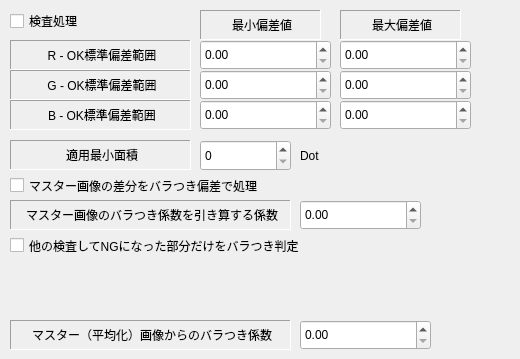
     <widget class="QWidget" name="tab_13">
      <attribute name="title">
       <string>バラツキ</string>
      </attribute>
      <widget class="QLabel" name="label_101">
       <property name="geometry">
        <rect>
         <x>10</x>
         <y>100</y>
         <width>181</width>
         <height>30</height>
        </rect>
       </property>
       <property name="frameShape">
        <enum>QFrame::Panel</enum>
       </property>
       <property name="frameShadow">
        <enum>QFrame::Sunken</enum>
       </property>
       <property name="text">
        <string>B - OK標準偏差範囲</string>
       </property>
       <property name="alignment">
        <set>Qt::AlignCenter|Qt::AlignHCenter|Qt::AlignLeading|Qt::AlignLeft|Qt::AlignVCenter</set>
       </property>
      </widget>
      <widget class="QLabel" name="label_100">
       <property name="geometry">
        <rect>
         <x>10</x>
         <y>70</y>
         <width>181</width>
         <height>30</height>
        </rect>
       </property>
       <property name="frameShape">
        <enum>QFrame::Panel</enum>
       </property>
       <property name="frameShadow">
        <enum>QFrame::Sunken</enum>
       </property>
       <property name="text">
        <string>G - OK標準偏差範囲</string>
       </property>
       <property name="alignment">
        <set>Qt::AlignCenter|Qt::AlignHCenter|Qt::AlignLeading|Qt::AlignLeft|Qt::AlignVCenter</set>
       </property>
      </widget>
      <widget class="QLabel" name="label_45">
       <property name="geometry">
        <rect>
         <x>10</x>
         <y>40</y>
         <width>181</width>
         <height>30</height>
        </rect>
       </property>
       <property name="frameShape">
        <enum>QFrame::Panel</enum>
       </property>
       <property name="frameShadow">
        <enum>QFrame::Sunken</enum>
       </property>
       <property name="text">
        <string>R - OK標準偏差範囲</string>
       </property>
       <property name="alignment">
        <set>Qt::AlignCenter|Qt::AlignHCenter|Qt::AlignLeading|Qt::AlignLeft|Qt::AlignVCenter</set>
       </property>
      </widget>
      <widget class="QCheckBox" name="checkBoxVariationMode">
       <property name="geometry">
        <rect>
         <x>10</x>
         <y>10</y>
         <width>131</width>
         <height>22</height>
        </rect>
       </property>
       <property name="text">
        <string>検査処理</string>
       </property>
      </widget>
      <widget class="QDoubleSpinBox" name="doubleSpinBoxVariationRL">
       <property name="geometry">
        <rect>
         <x>200</x>
         <y>40</y>
         <width>131</width>
         <height>30</height>
        </rect>
       </property>
      </widget>
      <widget class="QDoubleSpinBox" name="doubleSpinBoxVariationRH">
       <property name="geometry">
        <rect>
         <x>340</x>
         <y>40</y>
         <width>131</width>
         <height>30</height>
        </rect>
       </property>
      </widget>
      <widget class="QDoubleSpinBox" name="doubleSpinBoxVariationGH">
       <property name="geometry">
        <rect>
         <x>340</x>
         <y>70</y>
         <width>131</width>
         <height>30</height>
        </rect>
       </property>
      </widget>
      <widget class="QDoubleSpinBox" name="doubleSpinBoxVariationGL">
       <property name="geometry">
        <rect>
         <x>200</x>
         <y>70</y>
         <width>131</width>
         <height>30</height>
        </rect>
       </property>
      </widget>
      <widget class="QDoubleSpinBox" name="doubleSpinBoxVariationBH">
       <property name="geometry">
        <rect>
         <x>340</x>
         <y>100</y>
         <width>131</width>
         <height>30</height>
        </rect>
       </property>
      </widget>
      <widget class="QDoubleSpinBox" name="doubleSpinBoxVariationBL">
       <property name="geometry">
        <rect>
         <x>200</x>
         <y>100</y>
         <width>131</width>
         <height>30</height>
        </rect>
       </property>
      </widget>
      <widget class="QLabel" name="label_102">
       <property name="geometry">
        <rect>
         <x>200</x>
         <y>10</y>
         <width>121</width>
         <height>30</height>
        </rect>
       </property>
       <property name="frameShape">
        <enum>QFrame::Panel</enum>
       </property>
       <property name="frameShadow">
        <enum>QFrame::Sunken</enum>
       </property>
       <property name="text">
        <string>最小偏差値</string>
       </property>
       <property name="alignment">
        <set>Qt::AlignCenter|Qt::AlignHCenter|Qt::AlignLeading|Qt::AlignLeft|Qt::AlignVCenter</set>
       </property>
      </widget>
      <widget class="QLabel" name="label_103">
       <property name="geometry">
        <rect>
         <x>340</x>
         <y>10</y>
         <width>121</width>
         <height>30</height>
        </rect>
       </property>
       <property name="frameShape">
        <enum>QFrame::Panel</enum>
       </property>
       <property name="frameShadow">
        <enum>QFrame::Sunken</enum>
       </property>
       <property name="text">
        <string>最大偏差値</string>
       </property>
       <property name="alignment">
        <set>Qt::AlignCenter|Qt::AlignHCenter|Qt::AlignLeading|Qt::AlignLeft|Qt::AlignVCenter</set>
       </property>
      </widget>
      <widget class="QLabel" name="label_124">
       <property name="geometry">
        <rect>
         <x>300</x>
         <y>140</y>
         <width>61</width>
         <height>31</height>
        </rect>
       </property>
       <property name="text">
        <string>Dot</string>
       </property>
      </widget>
      <widget class="QSpinBox" name="EditVariationAdaptMinSize">
       <property name="geometry">
        <rect>
         <x>200</x>
         <y>140</y>
         <width>91</width>
         <height>31</height>
        </rect>
       </property>
       <property name="maximum">
        <number>99999999</number>
       </property>
      </widget>
      <widget class="QLabel" name="label_123">
       <property name="geometry">
        <rect>
         <x>10</x>
         <y>140</y>
         <width>181</width>
         <height>30</height>
        </rect>
       </property>
       <property name="frameShape">
        <enum>QFrame::Panel</enum>
       </property>
       <property name="frameShadow">
        <enum>QFrame::Sunken</enum>
       </property>
       <property name="text">
        <string>適用最小面積</string>
       </property>
       <property name="alignment">
        <set>Qt::AlignCenter|Qt::AlignHCenter|Qt::AlignLeading|Qt::AlignLeft|Qt::AlignVCenter</set>
       </property>
      </widget>
      <widget class="QLabel" name="label_125">
       <property name="geometry">
        <rect>
         <x>10</x>
         <y>320</y>
         <width>281</width>
         <height>30</height>
        </rect>
       </property>
       <property name="frameShape">
        <enum>QFrame::Panel</enum>
       </property>
       <property name="frameShadow">
        <enum>QFrame::Sunken</enum>
       </property>
       <property name="text">
        <string>マスター（平均化）画像からのバラつき係数</string>
       </property>
       <property name="alignment">
        <set>Qt::AlignCenter|Qt::AlignHCenter|Qt::AlignLeading|Qt::AlignLeft|Qt::AlignVCenter</set>
       </property>
      </widget>
      <widget class="QDoubleSpinBox" name="doubleSpinBoxVariationMultiplyMaster">
       <property name="geometry">
        <rect>
         <x>300</x>
         <y>320</y>
         <width>131</width>
         <height>30</height>
        </rect>
       </property>
      </widget>
      <widget class="QCheckBox" name="checkBoxVariationDifMaster">
       <property name="geometry">
        <rect>
         <x>10</x>
         <y>170</y>
         <width>501</width>
         <height>31</height>
        </rect>
       </property>
       <property name="text">
        <string>マスター画像の差分をバラつき偏差で処理</string>
       </property>
      </widget>
      <widget class="QCheckBox" name="checkBoxVariationAndLogic">
       <property name="geometry">
        <rect>
         <x>10</x>
         <y>230</y>
         <width>501</width>
         <height>31</height>
        </rect>
       </property>
       <property name="text">
        <string>他の検査してNGになった部分だけをバラつき判定</string>
       </property>
      </widget>
      <widget class="QDoubleSpinBox" name="doubleSpinBoxVariationSubMasterVari">
       <property name="geometry">
        <rect>
         <x>300</x>
         <y>200</y>
         <width>121</width>
         <height>30</height>
        </rect>
       </property>
      </widget>
      <widget class="QLabel" name="label_142">
       <property name="geometry">
        <rect>
         <x>10</x>
         <y>200</y>
         <width>281</width>
         <height>30</height>
        </rect>
       </property>
       <property name="frameShape">
        <enum>QFrame::Panel</enum>
       </property>
       <property name="frameShadow">
        <enum>QFrame::Sunken</enum>
       </property>
       <property name="text">
        <string>マスター画像のバラつき係数を引き算する係数</string>
       </property>
       <property name="alignment">
        <set>Qt::AlignCenter|Qt::AlignHCenter|Qt::AlignLeading|Qt::AlignLeft|Qt::AlignVCenter</set>
       </property>
      </widget>
     </widget>
